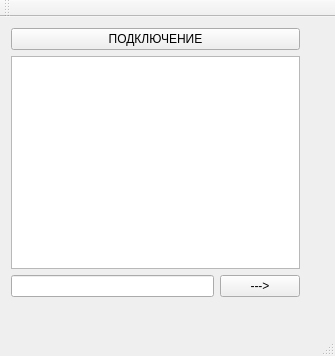
<?xml version="1.0" encoding="UTF-8"?>
<ui version="4.0">
 <class>MainWindow</class>
 <widget class="QMainWindow" name="MainWindow">
  <property name="geometry">
   <rect>
    <x>0</x>
    <y>0</y>
    <width>335</width>
    <height>356</height>
   </rect>
  </property>
  <property name="windowTitle">
   <string>MainWindow</string>
  </property>
  <widget class="QWidget" name="centralWidget">
   <widget class="QWidget" name="">
    <property name="geometry">
     <rect>
      <x>0</x>
      <y>0</y>
      <width>311</width>
      <height>291</height>
     </rect>
    </property>
    <layout class="QGridLayout" name="gridLayout">
     <item row="0" column="0" colspan="2">
      <widget class="QPushButton" name="pushButton">
       <property name="text">
        <string>ПОДКЛЮЧЕНИЕ</string>
       </property>
      </widget>
     </item>
     <item row="1" column="0" colspan="2">
      <widget class="QTextBrowser" name="textBrowser"/>
     </item>
     <item row="2" column="0">
      <widget class="QLineEdit" name="lineEdit"/>
     </item>
     <item row="2" column="1">
      <widget class="QPushButton" name="pushButton_2">
       <property name="text">
        <string>---&gt;</string>
       </property>
      </widget>
     </item>
    </layout>
   </widget>
  </widget>
  <widget class="QMenuBar" name="menuBar">
   <property name="geometry">
    <rect>
     <x>0</x>
     <y>0</y>
     <width>335</width>
     <height>21</height>
    </rect>
   </property>
  </widget>
  <widget class="QToolBar" name="mainToolBar">
   <attribute name="toolBarArea">
    <enum>TopToolBarArea</enum>
   </attribute>
   <attribute name="toolBarBreak">
    <bool>false</bool>
   </attribute>
  </widget>
  <widget class="QStatusBar" name="statusBar"/>
 </widget>
 <layoutdefault spacing="6" margin="11"/>
 <resources/>
 <connections/>
</ui>
